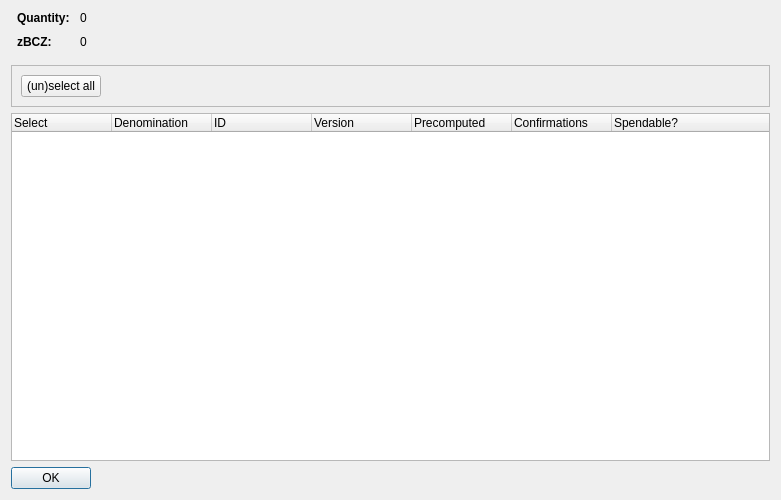
<?xml version="1.0" encoding="UTF-8"?>
<ui version="4.0">
 <class>ZBczControlDialog</class>
 <widget class="QDialog" name="ZBczControlDialog">
  <property name="geometry">
   <rect>
    <x>0</x>
    <y>0</y>
    <width>781</width>
    <height>500</height>
   </rect>
  </property>
  <property name="windowTitle">
   <string>Select zBCZ to Spend</string>
  </property>
  <layout class="QVBoxLayout" name="verticalLayout">
   <item>
    <layout class="QHBoxLayout" name="horizontalLayoutTop" stretch="0,0,0,0">
     <property name="topMargin">
      <number>0</number>
     </property>
     <property name="bottomMargin">
      <number>10</number>
     </property>
     <item>
      <layout class="QFormLayout" name="formLayout">
       <property name="horizontalSpacing">
        <number>10</number>
       </property>
       <property name="verticalSpacing">
        <number>10</number>
       </property>
       <property name="leftMargin">
        <number>6</number>
       </property>
       <property name="rightMargin">
        <number>6</number>
       </property>
       <item row="0" column="0">
        <widget class="QLabel" name="labelQuantity">
        <property name="font">
          <font>
           <weight>75</weight>
           <bold>true</bold>
          </font>
         </property>
         <property name="text">
          <string>Quantity:</string>
         </property>
        </widget>
       </item>
       <item row="0" column="1">
        <widget class="QLabel" name="labelQuantity_int">
         <property name="text">
          <string>0</string>
         </property>
        </widget>
       </item>
       <item row="1" column="0">
        <widget class="QLabel" name="labelZBcz">
        <property name="font">
          <font>
           <weight>75</weight>
           <bold>true</bold>
          </font>
         </property>
         <property name="text">
          <string>zBCZ:</string>
         </property>
        </widget>
       </item>
       <item row="1" column="1">
        <widget class="QLabel" name="labelZBcz_int">
         <property name="text">
          <string>0</string>
         </property>
        </widget>
       </item>
      </layout>
     </item>
     <item>
      <spacer name="horizontalSpacer_2">
       <property name="orientation">
        <enum>Qt::Horizontal</enum>
       </property>
       <property name="sizeHint" stdset="0">
        <size>
         <width>40</width>
         <height>20</height>
        </size>
       </property>
      </spacer>
     </item>
    </layout>
   </item>

  <item>
    <widget class="QFrame" name="frame">
     <property name="minimumSize">
      <size>
       <width>0</width>
       <height>40</height>
      </size>
     </property>
     <property name="frameShape">
      <enum>QFrame::StyledPanel</enum>
     </property>
     <property name="frameShadow">
      <enum>QFrame::Sunken</enum>
     </property>
     <layout class="QHBoxLayout" name="horizontalLayout3">
      <item>
       <layout class="QHBoxLayout" name="horizontalLayoutPanel" stretch="0,0,0,0,0,0">
     <property name="spacing">
      <number>14</number>
     </property>
     <item>
      <widget class="QPushButton" name="pushButtonAll">
       <property name="sizePolicy">
        <sizepolicy hsizetype="Maximum" vsizetype="Fixed">
         <horstretch>0</horstretch>
         <verstretch>0</verstretch>
        </sizepolicy>
       </property>
       <property name="text">
        <string>(un)select all</string>
       </property>
       <property name="autoDefault">
        <bool>false</bool>
       </property>
      </widget>
     </item>
     <item>
      <spacer name="horizontalSpacer">
       <property name="orientation">
        <enum>Qt::Horizontal</enum>
       </property>
       <property name="sizeHint" stdset="0">
        <size>
         <width>40</width>
         <height>20</height>
        </size>
       </property>
      </spacer>
     </item>
    </layout>
   </item>
   </layout>
   </widget>
   </item>
    <item>
      <widget class="QTreeWidget" name="treeWidget">
       <property name="alternatingRowColors">
        <bool>true</bool>
       </property>
       <property name="sortingEnabled">
        <bool>true</bool>
       </property>
       <property name="columnCount">
        <number>5</number>
       </property>
       <attribute name="headerShowSortIndicator" stdset="0">
        <bool>false</bool>
       </attribute>
       <attribute name="headerDefaultSectionSize">
        <number>100</number>
       </attribute>
       <column>
        <property name="text">
         <string notr="true">Select</string>
        </property>
       </column>
       <column>
        <property name="text">
         <string notr="true">Denomination</string>
        </property>
       </column>
       <column>
        <property name="text">
         <string notr="true">ID</string>
        </property>
       </column>
       <column>
        <property name="text">
         <string notr="true">Version</string>
        </property>
       </column>
       <column>
        <property name="text">
         <string notr="true">Precomputed</string>
        </property>
       </column>
       <column>
        <property name="text">
         <string notr="true">Confirmations</string>
        </property>
       </column>
       <column>
        <property name="text">
         <string>Spendable?</string>
        </property>
       </column>
      </widget>
     </item>

     <item>
      <widget class="QDialogButtonBox" name="buttonBox">
      <property name="sizePolicy">
          <sizepolicy hsizetype="Maximum" vsizetype="Fixed">
              <horstretch>0</horstretch>
              <verstretch>0</verstretch>
          </sizepolicy>
      </property>
       <property name="orientation">
        <enum>Qt::Horizontal</enum>
       </property>
       <property name="standardButtons">
        <set>QDialogButtonBox::Ok</set>
       </property>
      </widget>
     </item>
  </layout>
 </widget>
 <resources/>
 <connections>
  <connection>
   <sender>buttonBox</sender>
   <signal>accepted()</signal>
   <receiver>ZBczControlDialog</receiver>
   <slot>accept()</slot>
   <hints>
    <hint type="sourcelabel">
     <x>248</x>
     <y>254</y>
    </hint>
    <hint type="destinationlabel">
     <x>157</x>
     <y>274</y>
    </hint>
   </hints>
  </connection>
  <connection>
   <sender>buttonBox</sender>
   <signal>rejected()</signal>
   <receiver>ZBczControlDialog</receiver>
   <slot>reject()</slot>
   <hints>
    <hint type="sourcelabel">
     <x>316</x>
     <y>260</y>
    </hint>
    <hint type="destinationlabel">
     <x>286</x>
     <y>274</y>
    </hint>
   </hints>
  </connection>
 </connections>
</ui>
